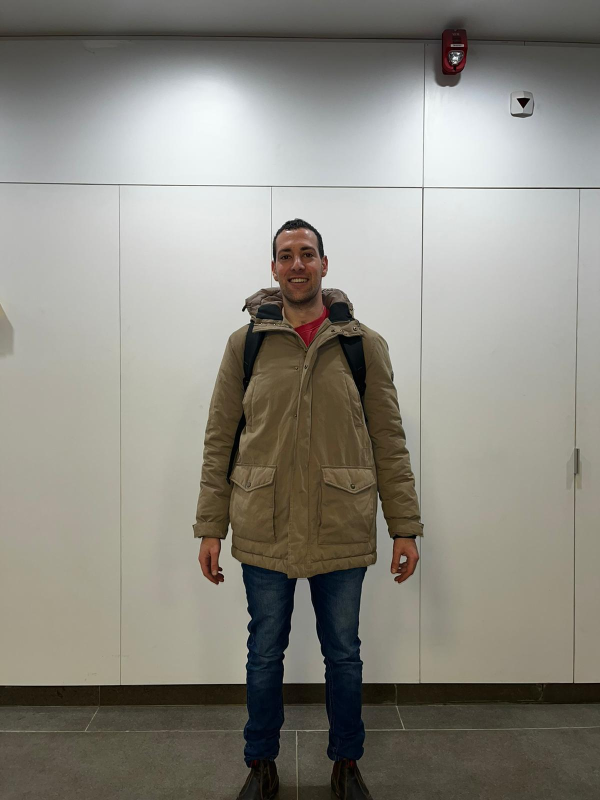
#> input picture d1.jpeg, 1200 x 1600 px (shown at 1/2 size)
$ python ip4.py
#> lines starting #> are read from the running program, lines starting #| are printed output that depends on the picture
import cv2
import numpy as np
import os
import matplotlib.pyplot as plt


# [55 lines left out: functions get_face_mask, Laplacian_Pyramid_Blending_with_mask, not called in this run]


if __name__ == "__main__":
    path = os.getcwd()

    doron1 = cv2.imread(f'{path}/d1.jpeg')
#> doron1 is the input picture: shape (1600, 1200, 3); mean B, G, R 129.1, 137.6, 139.9
    doron2 = cv2.imread(f'{path}/d2.jpeg')
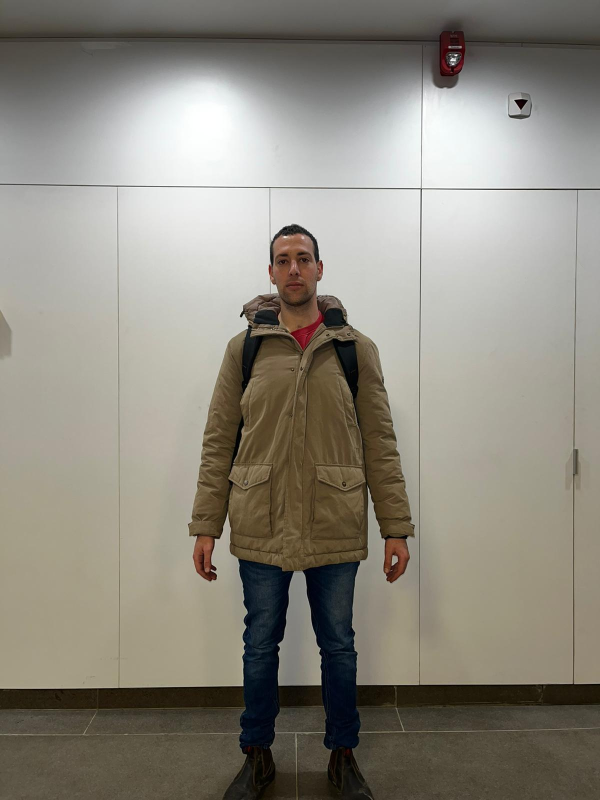
#> input picture d2.jpeg, 1200 x 1600 px (shown at 1/2 size)
#> doron2 is the input picture: shape (1600, 1200, 3); mean B, G, R 126.3, 136.8, 141

    idan1 = cv2.imread(f'{path}/i1.jpeg')
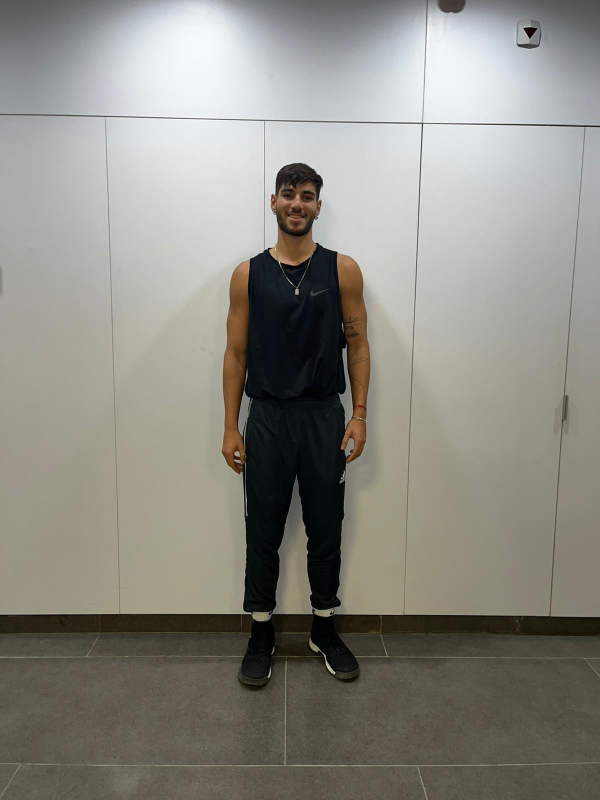
#> input picture i1.jpeg, 1200 x 1600 px (shown at 1/2 size)
#> idan1 is the input picture: shape (1600, 1200, 3); mean B, G, R 130.4, 138.3, 140
    idan2 = cv2.imread(f'{path}/i2.jpeg')
    idan3 = cv2.imread(f'{path}/i3.jpeg')
    idan4 = cv2.imread(f'{path}/i4.jpeg')
#> (the run stopped early here; a loop or call above may not have finished)
